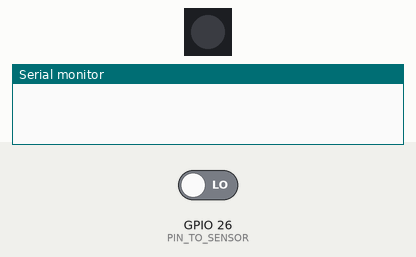
The program below on a simulated ESP32. Parts: 1 RGB LEDs in strip order, left to right, the last lines printed to the serial monitor. The test bench sets the inputs (shaded band); at power-on: GPIO 26 (PIN_TO_SENSOR) LOW. Dim RGB values are drawn brighter than linear.

Above: at 1.2 s.
1.3 s: GPIO 26 (PIN_TO_SENSOR) driven HIGH
At 1.8 s:
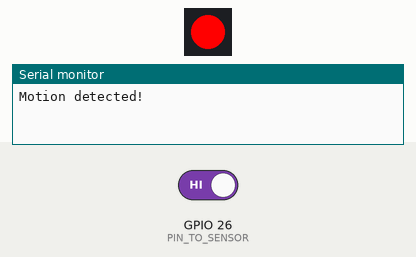
2.8 s: GPIO 26 (PIN_TO_SENSOR) driven LOW
At 4.2 s:
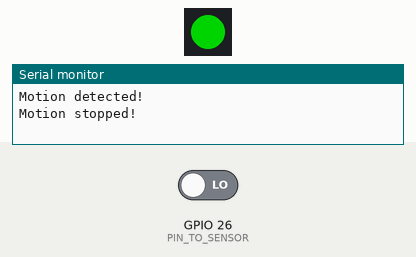
Timing chart, 0 to 5.8 s (numbered marks = the images above; inputs shaded):
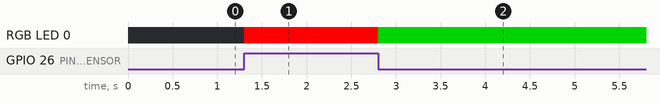

Measured:
- after the input at 1.3 s, RGB LED 0: off → RGB(255, 0, 0) at once
- after the input at 2.8 s, RGB LED 0: RGB(255, 0, 0) → RGB(0, 128, 0) at once

The program:

main.cpp
```cpp
#include <Arduino.h>
#include <FastLED.h>

#define NUM_LEDS 1

#define DATA_PIN_ONBOARD 5
#define PIN_TO_SENSOR 26

#define DATA_PIN DATA_PIN_EXT_D6

CRGB leds[NUM_LEDS];
int pinStateCurrent   = LOW;  // current state of pin
int pinStatePrevious  = LOW;  // previous state of pin

void setup() {
    Serial.begin(921600);
    pinMode(PIN_TO_SENSOR, INPUT);
    FastLED.addLeds<NEOPIXEL, DATA_PIN_ONBOARD>(leds, NUM_LEDS);  // GRB ordering is assumed
}

void loop() {
    pinStatePrevious = pinStateCurrent;
    pinStateCurrent = digitalRead(PIN_TO_SENSOR);

    if (pinStatePrevious == LOW && pinStateCurrent == HIGH) {  // pin state change: LOW -> HIGH
        Serial.println("Motion detected!");
        leds[0] = CRGB::Red;
        FastLED.show();
    } else if (pinStatePrevious == HIGH && pinStateCurrent == LOW) {  // pin state change: HIGH -> LOW
        Serial.println("Motion stopped!");
        leds[0] = CRGB::Green;
        FastLED.show();
    }
}
```
